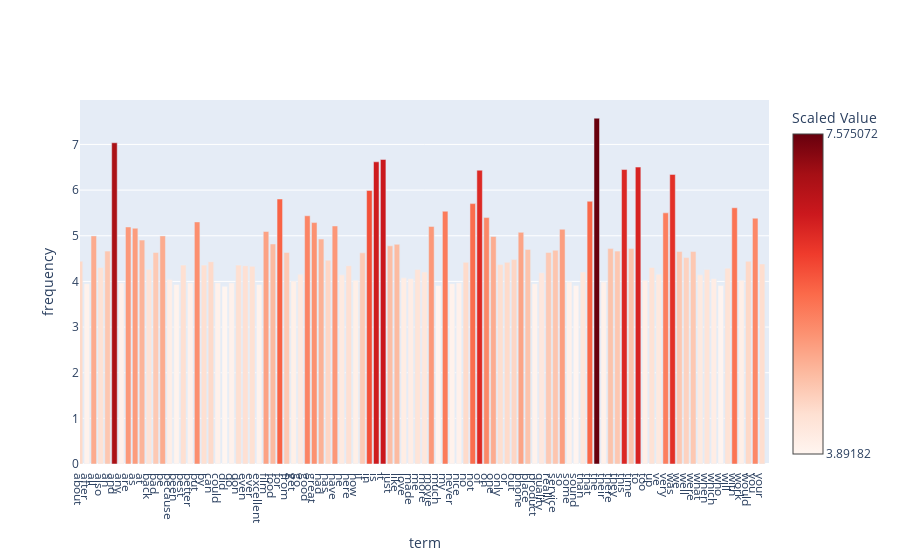

The code cell stored with this chart in its notebook:
### Markdown cell above
transform values into the log distribution:

### Code cell
import math

feature_frequencies_log = np.array([math.log(i) for i in feature_frequencies])
top_100_indices = feature_frequencies_log.argsort()[::-1][:100]
top_100_indices = top_100_indices[np.argsort(top_100_indices)]

x = [count_vect.get_feature_names_out()[i] for i in top_100_indices]
y = feature_frequencies_log[top_100_indices]

# fig = px.bar(x=x, y=y)
fig = go.Figure()
fig.add_trace(go.Bar(x=x, y=y,
                    marker=dict(
                    color=y,
                    colorscale='Reds', 
                    colorbar=dict(title='Scaled Value', tickvals=[min(y), max(y)]) 
                )))


# Create a layout for the chart
fig.update_xaxes(
    title_text="term",
    fixedrange=False,
    range=[0, 100],
    constrain="domain",
    tickmode='array',  # Set tickmode to 'array' to use an array of tickvals
    tickvals=list(range(len(x))),  # Set tickvals to the range of x-values
    ticktext=x,  # Set ticktext to the x-labels
    autorange=False, showline=True
)

fig.update_yaxes(
    title_text="frequency",
    fixedrange=True
)
fig.update_layout(hovermode="x")
fig.show(config={"scrollZoom": True, "displayModeBar": True})

### Figure 1 — Plotly figure (JSON) as saved in the notebook; plotly's stock layout.template omitted (floating-point values rounded to 4 significant figures)
{"data": [{"marker": {"color": [4.443, 3.951, 4.997, 4.304, 4.663, 7.037, 3.97, 5.193, 5.165, 4.905, 4.263, 4.635, 4.997, 4.043, 3.932, 4.357, 3.97, 5.303, 4.357, 4.431, 3.97, 3.892, 3.97, 4.357, 4.344, 4.331, 3.932, 5.094, 4.82, 5.805, 4.635, 4.007, 4.159, 5.438, 5.288, 4.927, 4.466, 5.215, 4.143, 4.344, 4.025, 4.625, 5.991, 6.62, 6.671, 4.779, 4.812, 4.078, 4.06, 4.263, 4.205, 5.204, 3.912, 5.537, 3.951, 3.97, 4.419, 5.704, 6.436, 5.398, 4.984, 4.369, 4.419, 4.477, 5.075, 4.7, 3.951, 4.19, 4.635, 4.682, 5.142, 3.989, 3.912, 4.205, 5.756, 7.575, 3.989, 4.718, 4.663, 6.45, 4.718, 6.504, 4.025, 4.304, 4.159, 5.501, 6.344, 4.654, 4.522, 4.654, 4.143, 4.263, 4.06, 3.912, 4.29, 5.613, 4.025, 4.443, 5.384, 4.382], "colorbar": {"tickvals": [3.892, 7.575], "title": {"text": "Scaled Value"}}, "colorscale": [[0, "rgb(255,245,240)"], [0.125, "rgb(254,224,210)"], [0.25, "rgb(252,187,161)"], [0.375, "rgb(252,146,114)"], [0.5, "rgb(251,106,74)"], [0.625, "rgb(239,59,44)"], [0.75, "rgb(203,24,29)"], [0.875, "rgb(165,15,21)"], [1, "rgb(103,0,13)"]]}, "type": "bar", "x": ["about", "after", "all", "also", "an", "and", "any", "are", "as", "at", "back", "bad", "be", "because", "been", "best", "better", "but", "by", "can", "could", "did", "do", "don", "even", "ever", "excellent", "film", "food", "for", "from", "get", "go", "good", "great", "had", "has", "have", "he", "here", "how", "if", "in", "is", "it", "just", "like", "love", "made", "me", "more", "movie", "much", "my", "never", "nice", "no", "not", "of", "on", "one", "only", "or", "out", "phone", "place", "product", "quality", "really", "service", "so", "some", "sound", "than", "that", "the", "their", "there", "they", "this", "time", "to", "too", "up", "ve", "very", "was", "we", "well", "were", "what", "when", "which", "who", "will", "with", "work", "would", "you", "your"], "y": [4.443, 3.951, 4.997, 4.304, 4.663, 7.037, 3.97, 5.193, 5.165, 4.905, 4.263, 4.635, 4.997, 4.043, 3.932, 4.357, 3.97, 5.303, 4.357, 4.431, 3.97, 3.892, 3.97, 4.357, 4.344, 4.331, 3.932, 5.094, 4.82, 5.805, 4.635, 4.007, 4.159, 5.438, 5.288, 4.927, 4.466, 5.215, 4.143, 4.344, 4.025, 4.625, 5.991, 6.62, 6.671, 4.779, 4.812, 4.078, 4.06, 4.263, 4.205, 5.204, 3.912, 5.537, 3.951, 3.97, 4.419, 5.704, 6.436, 5.398, 4.984, 4.369, 4.419, 4.477, 5.075, 4.7, 3.951, 4.19, 4.635, 4.682, 5.142, 3.989, 3.912, 4.205, 5.756, 7.575, 3.989, 4.718, 4.663, 6.45, 4.718, 6.504, 4.025, 4.304, 4.159, 5.501, 6.344, 4.654, 4.522, 4.654, 4.143, 4.263, 4.06, 3.912, 4.29, 5.613, 4.025, 4.443, 5.384, 4.382]}], "layout": {"hovermode": "x", "xaxis": {"autorange": false, "constrain": "domain", "fixedrange": false, "range": [0, 100], "showline": true, "tickmode": "array", "ticktext": ["about", "after", "all", "also", "an", "and", "any", "are", "as", "at", "back", "bad", "be", "because", "been", "best", "better", "but", "by", "can", "could", "did", "do", "don", "even", "ever", "excellent", "film", "food", "for", "from", "get", "go", "good", "great", "had", "has", "have", "he", "here", "how", "if", "in", "is", "it", "just", "like", "love", "made", "me", "more", "movie", "much", "my", "never", "nice", "no", "not", "of", "on", "one", "only", "or", "out", "phone", "place", "product", "quality", "really", "service", "so", "some", "sound", "than", "that", "the", "their", "there", "they", "this", "time", "to", "too", "up", "ve", "very", "was", "we", "well", "were", "what", "when", "which", "who", "will", "with", "work", "would", "you", "your"], "tickvals": [0, 1, 2, 3, 4, 5, 6, 7, 8, 9, 10, 11, 12, 13, 14, 15, 16, 17, 18, 19, 20, 21, 22, 23, 24, 25, 26, 27, 28, 29, 30, 31, 32, 33, 34, 35, 36, 37, 38, 39, 40, 41, 42, 43, 44, 45, 46, 47, 48, 49, 50, 51, 52, 53, 54, 55, 56, 57, 58, 59, 60, 61, 62, 63, 64, 65, 66, 67, 68, 69, 70, 71, 72, 73, 74, 75, 76, 77, 78, 79, 80, 81, 82, 83, 84, 85, 86, 87, 88, 89, 90, 91, 92, 93, 94, 95, 96, 97, 98, 99], "title": {"text": "term"}}, "yaxis": {"fixedrange": true, "title": {"text": "frequency"}}}}
